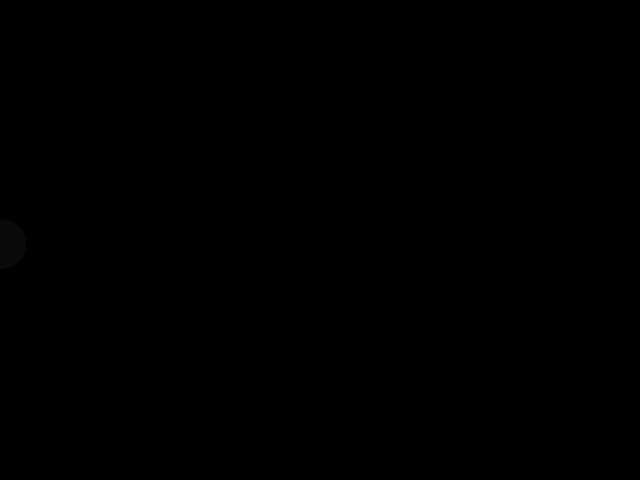
Frame 1 (no input)
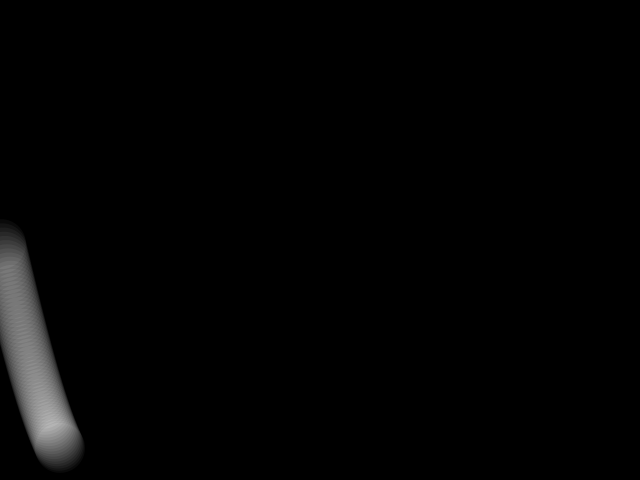
Frame 60 (the mouse pressed at the canvas centre just before this capture)
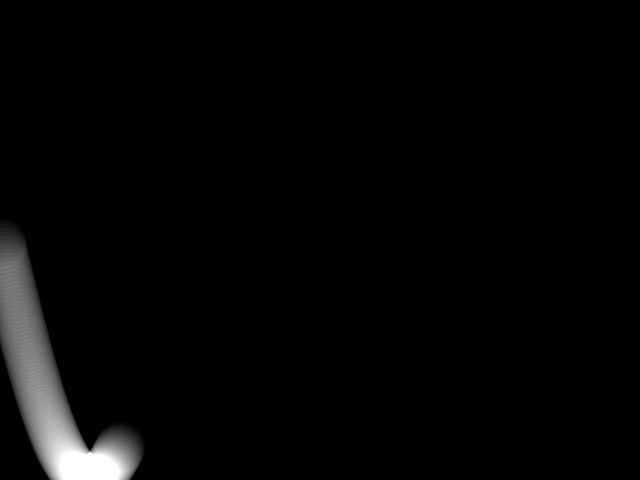
Frame 120 (the mouse held since frame 60 and released just before this capture)

The Processing sketch that drew these frames (run headless with seeded random() and noise(); from frame 60 on, the mouse is pressed at the canvas centre):

// Processing sketch: sketch_007
// ── sketch_007.pde
void setup(){
  size(640, 480);
  background(0);
}

void draw(){
  blendMode(ADD);
  float x = frameCount;
  float y = height/2 + sin(radians(frameCount)) * 240;
  //float y = height/2 * (sin(radians(frameCount)) + 1);
  println(sin(radians(frameCount)));
  
  fill(10);
  ellipse(x, y, 50, 50);  
}
